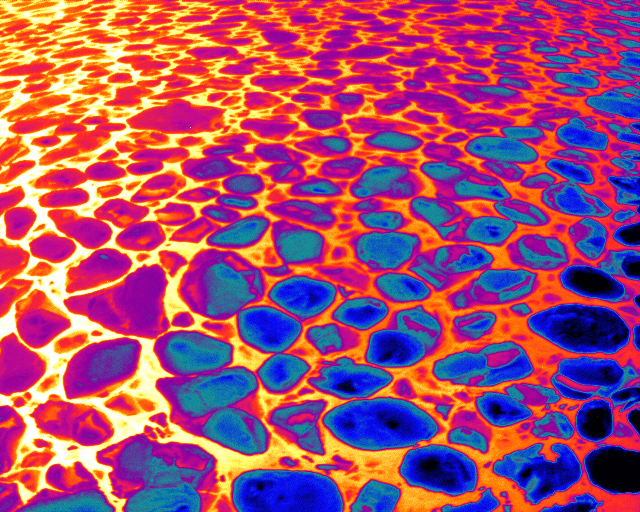
#> input picture Practice data/Thermal/Sequence_breaking_20190726_1500_000000_297356.png, 640 x 512 px, found by its file name
$ python Scikit_image_testing.py
#> lines starting #> are read from the running program, lines starting #| are printed output that depends on the picture; after the words box and inside, x2 and y2 are one past the last pixel; in counts of white or black regions, pixels touching at a corner belong together
import numpy as np
import cv2
import matplotlib.pyplot as plt
from skimage.segmentation import (morphological_chan_vese, checkerboard_level_set)


def store_evolution_in(lst):
    """Returns a callback function to store the evolution of the level sets in
    the given list.
    """

    def _store(x):
        lst.append(np.copy(x))

    return _store


# Morphological ACWE
image = cv2.imread('/Practice data/Thermal/Sequence_breaking_20190726_1500_000000_297356.png', cv2.IMREAD_GRAYSCALE)
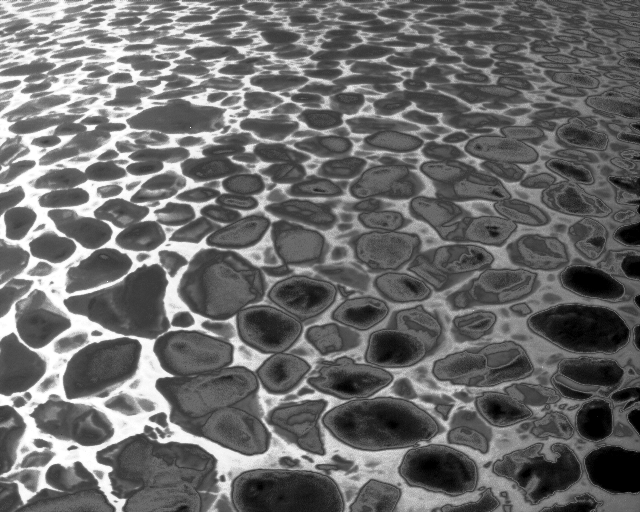
#> image: shape (512, 640); min 0, max 255, mean 107.7

# Initial level set
init_ls = checkerboard_level_set(image.shape, 6)
# List with intermediate results for plotting the evolution
evolution = []
callback = store_evolution_in(evolution)
ls = morphological_chan_vese(image, num_iter=35, init_level_set=init_ls,
                             smoothing=4, iter_callback=callback)
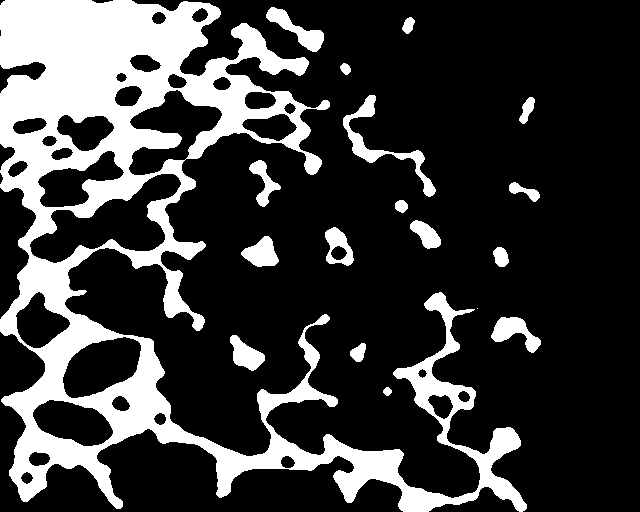
#> ls: shape (512, 640) int8; values 0 (black) and 1 (white), 23.2% white; 18 white regions (1 under 20 px), largest, box (x1, y1, x2, y2) and area: (0, 0, 527, 512) 68507, (343, 95, 436, 197) 1445, (266, 7, 324, 52) 895

fig, axes = plt.subplots(1, 2, figsize=(8, 8))
ax = axes.flatten()

ax[0].imshow(image, cmap="gray")
ax[0].set_axis_off()
ax[0].contour(ls, [0.5], colors='r')
ax[0].set_title("Morphological ACWE segmentation", fontsize=12)

ax[1].imshow(ls, cmap="gray")
ax[1].set_axis_off()
contour = ax[1].contour(evolution[2], [0.5], colors='g')
contour.collections[0].set_label("Iteration 2")
contour = ax[1].contour(evolution[7], [0.5], colors='y')
contour.collections[0].set_label("Iteration 7")
contour = ax[1].contour(evolution[-1], [0.5], colors='r')
contour.collections[0].set_label("Iteration 35")
ax[1].legend(loc="upper right")
title = "Morphological ACWE evolution"
ax[1].set_title(title, fontsize=12)


fig.tight_layout()
plt.show()
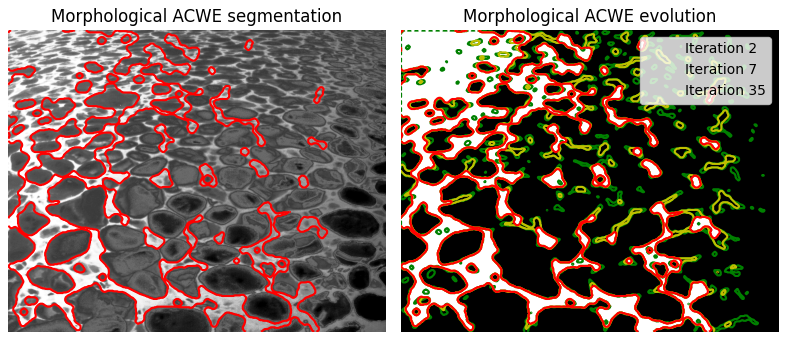
#> figure drawn by matplotlib, 2 panels
